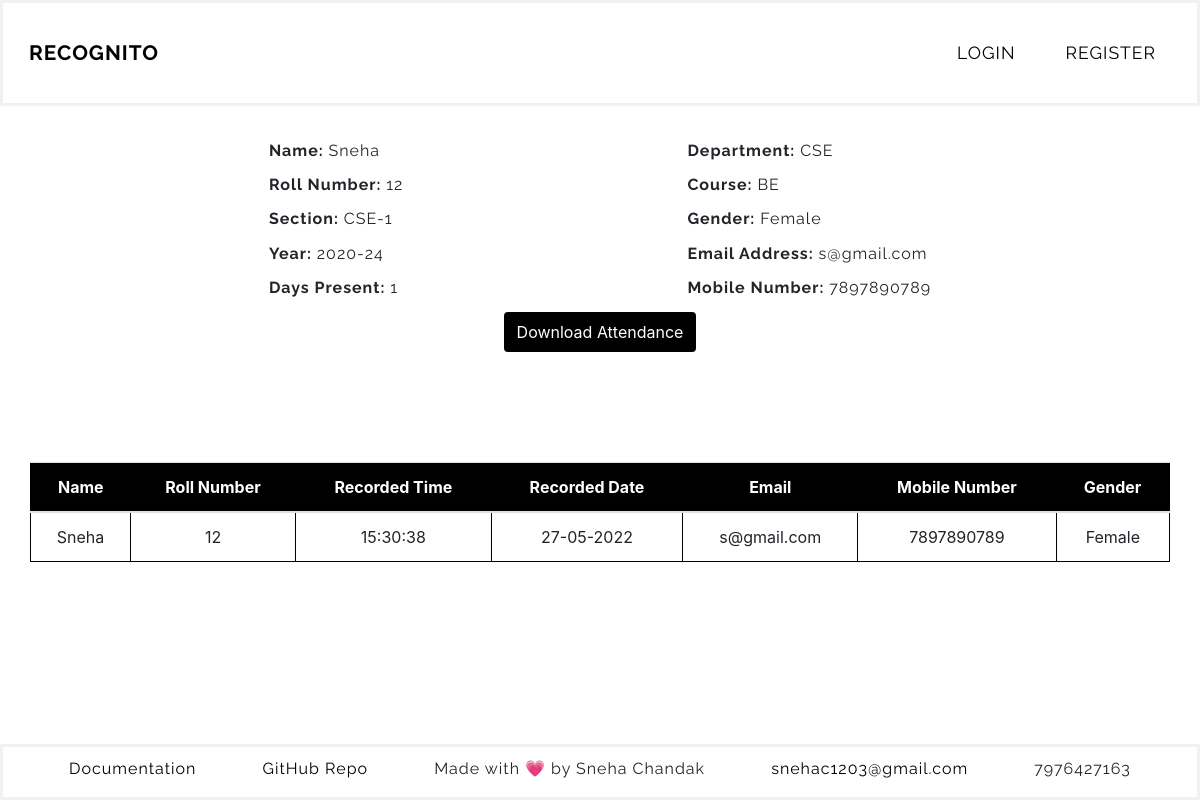
/display_by_roll?roll_no=12, run on the app's committed database.
### faceapp/models.py (models this page shows, shortened)
class Student(db.Model):
    id = db.Column(db.Integer(), primary_key=True)
    days_present = db.Column(db.Integer(), nullable=True, default=0)
    dept = db.Column(db.String(length=10), nullable=False)
    course = db.Column(db.String(length=10), nullable=False)
    year = db.Column(db.String(length=20), nullable=False)
    name = db.Column(db.String(length=30), nullable=False)
    section = db.Column(db.String(length=10), nullable=False)
    roll_no = db.Column(db.Integer(), unique=True, nullable=False)
    gender = db.Column(db.String(length=20), nullable=False)
    mobile_no = db.Column(db.String(length=10), nullable=False)
    email = db.Column(db.String(length=20), unique=True, nullable=False)
    teacher = db.Column(db.String(length=20), nullable=False)
    photo_sample = db.Column(db.String(), nullable=True, default='NONE')
    attendance = db.relationship('Attendance', backref='attendance', lazy=True)

class Attendance(db.Model):
    id = db.Column(db.Integer(), primary_key=True)
    name = db.Column(db.String(), nullable=False)
    roll_no = db.Column(db.Integer(), nullable=False)
    time = db.Column(db.String(), nullable=False)
    date = db.Column(db.String(), nullable=False)
    student = db.Column(db.Integer(), db.ForeignKey('student.id'))

### faceapp/routes.py (the view, shortened to what this page needs)
@app.route('/display_by_roll', methods=['GET', 'POST'])
def display_by_roll():
    form = StudentAttendanceCSVForm()
    roll_to_display = request.args.get('roll_no')
    result = Student.query.filter_by(roll_no=roll_to_display).first()
    name=result.name
    dept=result.dept
    section=result.section
    year=result.year
    course=result.course
    gender=result.gender
    email=result.email
    mobile_no=result.mobile_no
    days_present=result.days_present
    student = db.session.query(Student.name, Student.roll_no, Attendance.time, Attendance.date, Student.email, Student.mobile_no, Student.gender, Student.dept, Student.course, Student.section, Student.year, Student.teacher).join(Attendance, Student.roll_no == Attendance.roll_no).filter(Attendance.roll_no==roll_to_display, Student.roll_no==roll_to_display).all()
    return render_template('display_by_roll.html', student=student, form=form, name=name, roll_no=roll_to_display, dept=dept, section=section, year=year, course=course, gender=gender, email=email, mobile_no=mobile_no, days_present=days_present)

### faceapp/forms.py
class StudentAttendanceCSVForm(FlaskForm):
    submit = SubmitField(label='Download Attendance')

### faceapp/templates/display_by_roll.html (shortened to what this page needs)
{% extends 'base.html' %}
{% block content %}
<section class="student-details">
    <div>
        <h4><b>Name: </b>{{ name }}</h4>
        <h4><b>Roll Number: </b>{{ roll_no }}</h4>
        <h4><b>Section: </b>{{ section }}</h4>
        <h4><b>Year: </b>{{ year }}</h4>
        <h4><b>Days Present: </b>{{ days_present }}</h4>
    </div>
    <div>
        <h4><b>Department: </b>{{ dept }}</h4>
        <h4><b>Course: </b>{{ course }}</h4>
        <h4><b>Gender: </b>{{ gender }}</h4>
        <h4><b>Email Address: </b>{{ email }}</h4>
        <h4><b>Mobile Number: </b>{{ mobile_no }}</h4>
    </div>
</section>
<form method='POST' class="'form-signin text-center" novalidate>
    {{ form.submit(class="btn") }}
</form>
    <div class="text-center">
        <table class="table" >
            <thead>
                <tr>
                    <th scope="col">Name</th>
                    <th scope="col">Roll Number</th>
                    <th scope="col">Recorded Time</th>
                    <th scope="col">Recorded Date</th>
                    <th scope="col">Email</th>
                    <th scope="col">Mobile Number</th>
                    <th scope="col">Gender</th>
                </tr>
            </thead>
            <tbody>
                    {% for record in student %}
                    <tr class="table-row-hover">
                        <td>{{ record.name }}</td>
                        <td>{{ record.roll_no }}</td>
                        <td>{{ record.time }}</td>
                        <td>{{ record.date }}</td>
                        <td>{{ record.email }}</td>
                        <td>{{ record.mobile_no }}</td>
                        <td>{{ record.gender }}</td>
                    </tr>
                    {% endfor %}
            </tbody>
        </table>
    </div>
{% endblock%}

### faceapp/static/css/styles.css (style rules this page uses)
body { min-height: 100vh; display: flex; flex-direction: column; }
.btn { background-color: #000; color: white; height: 40px; margin-bottom: 50px; }
.table { border: 1px solid black; border-collapse: collapse; width: 95%; margin: 60px auto; }
.table tr { border: 1px solid black; border-top: 1px solid black }
.table td { border: 1px solid black; }
thead { background-color: black; color: white; }
.student-details { padding-top: 20px; display: flex; flex-direction: row; justify-content: space-evenly; }
.student-details h4 { margin: 15px; font-family: 'Raleway', sans-serif; font-weight: 400; letter-spacing: 1px; font-size: medium; }

### data on the page
Student: name "Sneha", section "CSE-1", year "2020-24", dept "CSE", course "BE", gender "Female", email "s@gmail.com", mobile_no "7897890789"
Attendance: name "Sneha", roll_no "12", time "15:30:38", date "27-05-2022", email "s@gmail.com", mobile_no "7897890789", gender "Female"

### other printed values
{{ roll_no }} "12"
{{ days_present }} "1"
